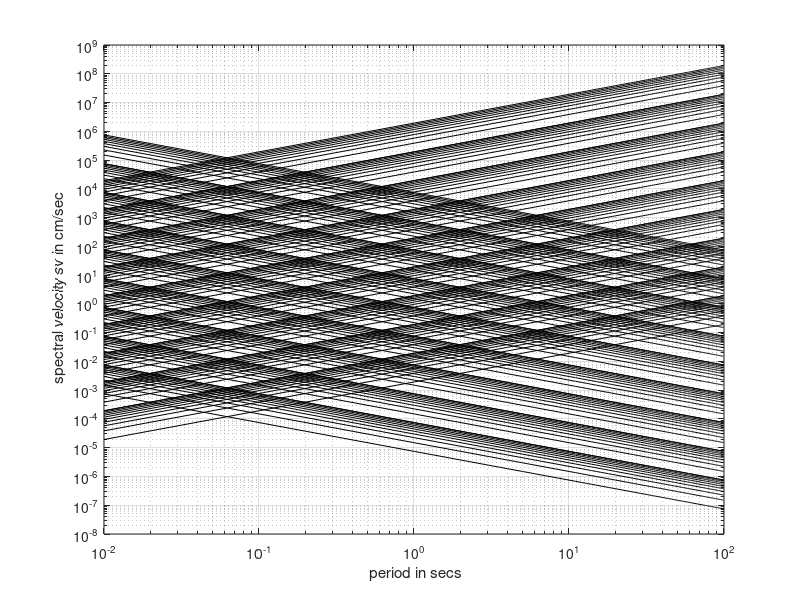

MATLAB code to generate this figure:

%********************************************************************
% https://www.brainkart.com/article/Earthquake-response-spectra_5003/
% Program 17.2: MATLAB program to draw tripartite plot 
%********************************************************************

% pga = 0.373464;
pga = 0.319;
pgd = 8.40;
% pgd = 105.911328;
% pgd = 1;

% g = 9.80665;
g = 386.08858;
g = g / pga;

for k=.00001:.00001:.0001

     x=0.01:1:100;
     t=log(2*pi*k/pgd)-log(x);
     y=exp(t);

     loglog(x,y,'k'), grid on;
     hold on;

     t=log(k*g/(2*pi))+log(x);
     y=exp(t);

     loglog(x,y,'k')
     hold on;

end

for k=.0001:.0001:.001

     x=0.01:1:100;
     t=log(2*pi*k/pgd)-log(x);
     y=exp(t);

     loglog(x,y,'k'), grid on;
     hold on;

     t=log(k*g/(2*pi))+log(x);
     y=exp(t);

     loglog(x,y,'k');
     hold on;

end

for k=.001:.001:.01

     x=0.01:1:100; 
     t=log(2*pi*k/pgd)-log(x);
     y=exp(t);

     loglog(x,y,'k'),grid on; 
     hold on;

     t=log(k*g/(2*pi))+log(x);
     y=exp(t);

     loglog(x,y,'k');
     hold on;

end

xlabel(' period in secs')

ylabel(' spectral velocity sv in cm/sec') 

for k=.01:.01:.1

     x=0.01:1:100;
     t=log(2*pi*k/pgd)-log(x);
     y=exp(t);

     loglog(x,y,'k'), grid on;
     hold on;

     t=log(k*g/(2*pi))+log(x);
     y=exp(t);

     loglog(x,y,'k');
     hold on;

end

for k=.1:.1:1 

     x=0.01:1:100;
     t=log(2*pi*k/pgd)-log(x);
     y=exp(t);

     loglog(x,y,'k'), grid on;
     hold on;

     t=log(k*g/(2*pi))+log(x);
     y=exp(t);
     loglog(x,y,'k');
     hold on;

end

for k=1:1:10 

     x=0.01:1:100;
     t=log(2*pi*k/pgd)-log(x);
     y=exp(t);

     loglog(x,y,'k'), grid on;
     hold on;

     t=log(k*g/(2*pi))+log(x);
     y=exp(t);

     loglog(x,y,'k');
     hold on;

end

for k=10:10:100 

     x=0.01:1:100;
     t=log(2*pi*k/pgd)-log(x);
     y=exp(t);

     loglog(x,y,'k'), grid on;
     hold on;

     t=log(k*g/(2*pi))+log(x);
     y=exp(t);

     loglog(x,y,'k');
     hold on;

end

for k=100:100:1000 

     x=0.01:1:100;
     t=log(2*pi*k/pgd)-log(x);
     y=exp(t);

     loglog(x,y,'k'), grid on;
     hold on;

     t=log(k*g/(2*pi))+log(x);
     y=exp(t);

     loglog(x,y,'k');
     hold on;

end

for k=1000:1000:10000 
     x=0.01:1:100;
     t=log(2*pi*k/pgd)-log(x);
     y=exp(t);
     loglog(x,y,'k'), grid on;
     hold on;

     t=log(k*g/(2*pi))+log(x);
     y=exp(t);

     loglog(x,y,'k') 
end

% axis([0.01 100 0.02 500]) % d=xlsread(‘svdata’); sv=‘sv.out’

% d=load(sv)

% plot(d(:,1),100*d(:,2),'k')

% plot(d(:,1),100*d(:,3),'k')

% plot(d(:,1),100*d(:,4),'k')

% plot(d(:,1),100*d(:,5),'k')

% plot(d(:,1),100*d(:,6),'k')

% text(0.2,0.02,'0.001');
% text(0.6,0.1,'0.01');
% text(2,0.3,'0.1');
% text(7,1,'1');
% text(20,3,'10');
% text(80,10,'100');
% text(20,1,'sd in cm');

% xlabel(" period in sec");
% ylabel(" sv in cm/sec");

% text(0.01,200,'100');
% text(0.01,20,'10');
% text(0.01,2,'1');
% text(0.02,0.4,'0.1');
% text(0.07,0.1,'0.01');
% text(.02,0.8,"sa/g");

% gtext(" no damping");
% gtext(" damping=2%");
% gtext(" damping=5%");
% gtext(" damping=10%");
% gtext(" damping=20%");